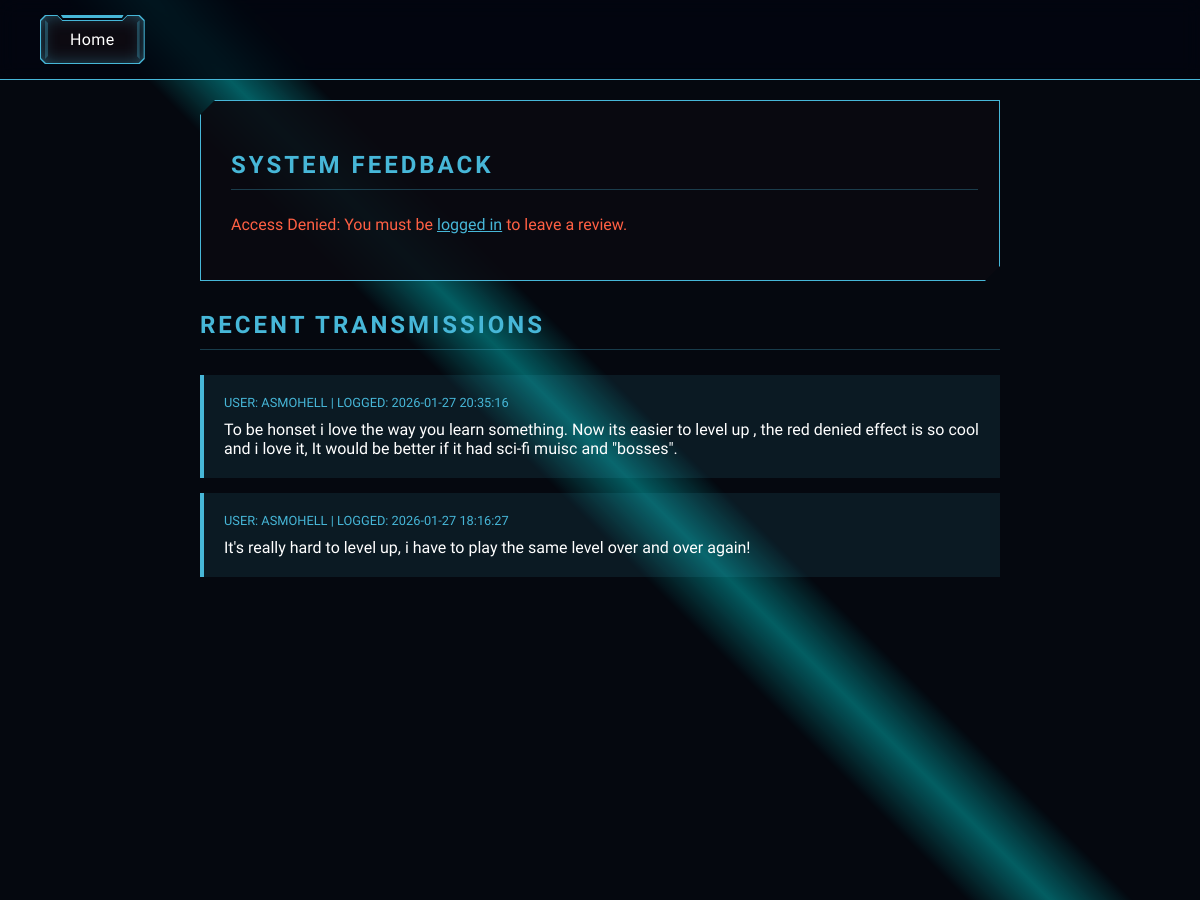
The app's page /contact with its own data.
### tables this page shows
CREATE TABLE reviews (id INTEGER PRIMARY KEY AUTOINCREMENT, user_id INTEGER, content TEXT NOT NULL, timestamp DATETIME DEFAULT CURRENT_TIMESTAMP,FOREIGN KEY (user_id) REFERENCES account(id));

CREATE TABLE account (id INTEGER PRIMARY KEY AUTOINCREMENT, username TEXT NOT NULL UNIQUE, email TEXT NOT NULL UNIQUE, password TEXT NOT NULL, level INTEGER NOT NULL DEFAULT 1, exp INTEGER NOT NULL DEFAULT 0);

### app.py (the view, shortened to what this page needs)
@app.route("/contact", methods=["GET", "POST"])
def contact():
    conn = get_db_connection()
    reviews = conn.execute('''
        SELECT r.content, r.timestamp, a.username
        FROM reviews r
        JOIN account a ON r.user_id = a.id
        ORDER BY r.timestamp DESC
    ''').fetchall()
    conn.close()
    logged_in = 'user_id' in session
    return render_template("contact.html", reviews=reviews, logged_in=logged_in)

### app.py (called while the page is built)
def get_db_connection():
    conn = sqlite3.connect(DATABASE)
    conn.row_factory = sqlite3.Row
    return conn

### templates/contact.html (shortened to what this page needs)
<!DOCTYPE html>
<html lang="en">
<head>
    <link rel="stylesheet" href="{{ url_for('static', filename='style.css') }}">
</head>
<body>
    <div class="edge-light"></div>
    <header class="menu">
        <div class="menu-left">
            <a href="/" class="si-buttons-scifi__style-5__button-2"><span>Home</span><helper-1></helper-1><helper-2></helper-2><shine></shine><ripple></ripple></a>
        </div>
    </header>
    <div class="review-form-container">
        <h2>System Feedback</h2>
        {% if logged_in %}
        <form action="/contact" method="POST">
            <textarea name="review_content" placeholder="Enter your transmission here, Operative..." required></textarea>
            <button type="submit" class="si-buttons-scifi__style-5__button-2">
                <span>Submit Review</span>
                <helper-1></helper-1><helper-2></helper-2><shine></shine><ripple></ripple>
            </button>
        </form>
        {% else %}
        <p style="color: #ff6044;">Access Denied: You must be <a href="/login" style="color: #47b7d8;">logged in</a> to leave a review.</p>
        {% endif %}
    </div>
    <div class="review-list">
        <h2>Recent Transmissions</h2>
        {% for review in reviews %}
        <div class="review-card">
            <div class="review-meta">User: {{ review.username }} | Logged: {{ review.timestamp }}</div>
            <div class="review-content">{{ review.content }}</div>
        </div>
        {% endfor %}
    </div>
</body>
</html>

### static/style.css (style rules this page uses)
*, h1, h2, h3, h4, h5, h6 { box-sizing: border-box; font-family: Jura, monospace; }
body { margin: 0; height: 100vh; background-color: #05080f; overflow: hidden; }
.edge-light { position: fixed; top: -50%; left: -50%; width: 200%; height: 200%; pointer-events: none; z-index: -1; }
.edge-light::before { content: ""; position: absolute; inset: 0; background: linear-gradient( 45deg, transparent 48%, rgba(0, 255, 255, 0.35) 50%, transparent 52% ); animation: edgeSweep 20s linear infinite alternate; }
.menu { position: fixed; top: 0; left: 0; width: 100%; height: 80px; padding: 0 40px; display: flex; justify-content: space-between; align-items: center; border-bottom: 2px solid #003a5c4d; background-color: #003a5c4d; z-index: 1000; background-color: rgba(2, 5, 15, 0.8) !important; backdrop-filter: blur(10px); border-bottom: 1px solid #47b7d8; }
.menu-left, .menu-right { display: flex; align-items: center; gap: 15px; }
.review-form-container { width: 80%; max-width: 800px; margin: 100px auto 30px; background: rgba(11, 10, 17, 0.9); border: 1px solid #47b7d8; padding: 30px; clip-path: polygon(0 15px, 15px 0, 100% 0, 100% calc(100% - 15px), calc(100% - 15px) 100%, 0 100%); max-height: 80vh; overflow-y: auto; padding-right: 15px; scrollbar-gutter: stable; }
.review-list { width: 80%; max-width: 800px; margin: 0 auto 100px; }
.review-card { background: rgba(71, 183, 216, 0.1); border-left: 4px solid #47b7d8; padding: 20px; margin-bottom: 15px; color: white; }
.review-meta { color: #47b7d8; font-size: 0.8rem; margin-bottom: 10px; text-transform: uppercase; }
.review-form-container h2, .review-list h2 { color: #47b7d8 !important; text-transform: uppercase !important; letter-spacing: 3px !important; margin-bottom: 25px; border-bottom: 1px solid rgba(71, 183, 216, 0.3); padding-bottom: 10px; display: block; }
[class*='si-buttons-scifi'] span { position: relative; z-index: 2; pointer-events: none; }
.si-buttons-scifi__style-5__button-2 { --font-family: Jura, monospace; --font-size: 16px; --color: white; --background-color: #0d0a11; --border-color: #47b7d8; --border-width: 1px; --border-cut: 5px; --button-shape: polygon(0 var(--border-cut), var(--border-cut) 0, calc(50% - var(--border-cut) - 30px) 0, calc(50% - var(--border-cut) - 30px + var(--border-cut)) var(--border-cut), calc(calc(50% - var(--border-cut) - 30px) + var(--border-cut) + 60px) var(--border-cut), calc(calc(50% - var(--border-cut) - 30px) + var(--border-cut) + 60px + var(--border-cut)) 0, calc(100% - var(--border-cut)) 0, 100% var(--border-cut), 100% calc(100% - var(--border-cut)), calc(100% - var(--border-cut)) 100%, var(--border-cut) 100%, 0 calc(100% - var(--border-cut))); }
.si-buttons-scifi__style-5__button-2 { font-family: var(--font-family); font-size: var(--font-size); color: var(--color) !important; border: 0; display: inline-flex; align-items: center; justify-content: center; justify-self: center; align-self: center; vertical-align: middle; appearance: none; box-sizing: border-box; text-decoration: none; position: relative; word-spacing: 3px; letter-spacing: 0.4px; cursor: pointer; transition: 0.3s; line-height: initial; min-height: 30px; min-width: 70px; white-space: nowrap; z-index: 1; user-select: none; outline: 0; padding: 15px 30px; background-color: transparent; }
.si-buttons-scifi__style-5__button-2:before, .si-buttons-scifi__style-5__button-2:after { content: ''; inset: 0; background: var(--border-color); position: absolute; z-index: -1; clip-path: var(--button-shape); box-shadow: inset 0 0 25px -10px var(--border-color); }
.si-buttons-scifi__style-5__button-2:after { inset: var(--border-width); background: var(--background-color); }
[class*='si-buttons-scifi'] ripple { inset: 0; position: absolute; overflow: hidden; -webkit-clip-path: var(--button-shape); clip-path: var(--button-shape); }
[class*='si-buttons-scifi'] ripple:after { content: ''; --ripple-gradient: rgb(255, 255, 255); position: absolute; inset: 0 auto 0 -200%; width: 200%; transform: skewX(-20deg); opacity: 0.5; background-image: linear-gradient(to right, transparent, var(--ripple-gradient), transparent); }
[class*='si-buttons-scifi'] ripple:before { content: ''; --ripple-color: rgb(255, 255, 255); position: absolute; inset: 50%; transform: skewX(-10deg); border-radius: 100vh; }

### records on screen
reviews: username "ASMOHELL", timestamp "2026-01-27 20:35:16", content "To be honset i love the way you learn something. Now its easier to level up , the red denied effect is so cool and i love it, It would be better if it had sci-fi muisc and \"bosses\"."
reviews: username "ASMOHELL", timestamp "2026-01-27 18:16:27", content "It's really hard to level up, i have to play the same level over and over again!"
